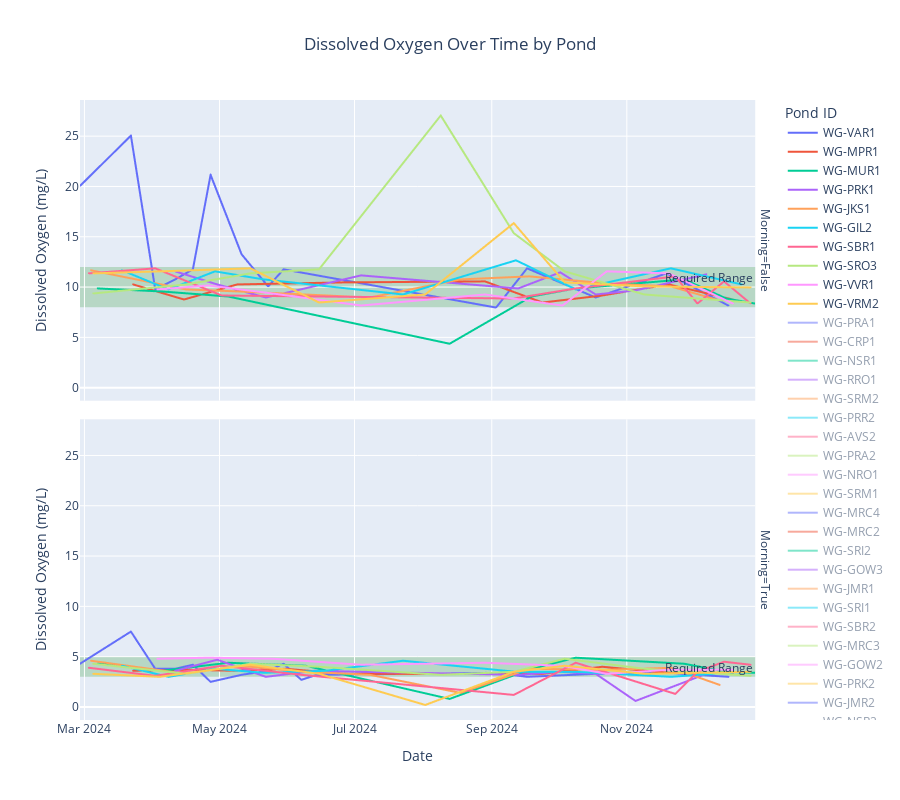

The notebook cell saved with this chart:
### Code cell
# Create interactive plot of DO over time by pond
# Get all ponds ordered by number of observations
pond_order = winkler_df.groupby('pond_id').size().sort_values(ascending=False).index.tolist()
winkler_df['date'] = winkler_df['sample_dt'].dt.date

# Get top 10 ponds for initial visibility
top_10_ponds = pond_order[:10]

fig = px.line(winkler_df, 
                 x='date', 
                 y='do_mg_per_L',
                 color='pond_id',
                 facet_row='morning',
                 title='Dissolved Oxygen Over Time by Pond',
                 labels={'do_mg_per_L': 'Dissolved Oxygen (mg/L)',
                        'date': 'Date',
                        'pond_id': 'Pond ID',
                        'morning': 'Morning'},
                 category_orders={'pond_id': pond_order},
                 height=800)

# Add shaded regions for required DO ranges based on time of day
# Morning range (3-5 mg/L)
fig.add_hrect(y0=3, y1=5,
              fillcolor="green", opacity=0.2,
              layer="below", line_width=0,
              annotation_text="Required Range",
              annotation_position="top right",
              row=1)  # Morning facet

# Evening range (8-12 mg/L) 
fig.add_hrect(y0=8, y1=12,
              fillcolor="green", opacity=0.2,
              layer="below", line_width=0,
              annotation_text="Required Range",
              annotation_position="top right",
              row=2)  # Evening facet

# Update layout
fig.update_layout(
    showlegend=True,
    legend_title_text='Pond ID',
    title_x=0.5,
    height=800  # Increased height for better visibility
)

# Show only top 10 ponds initially but allow selection of others
fig.for_each_trace(lambda t: t.update(visible='legendonly') 
                   if t.name not in top_10_ponds 
                   else t.update(visible=True))

fig.show()
